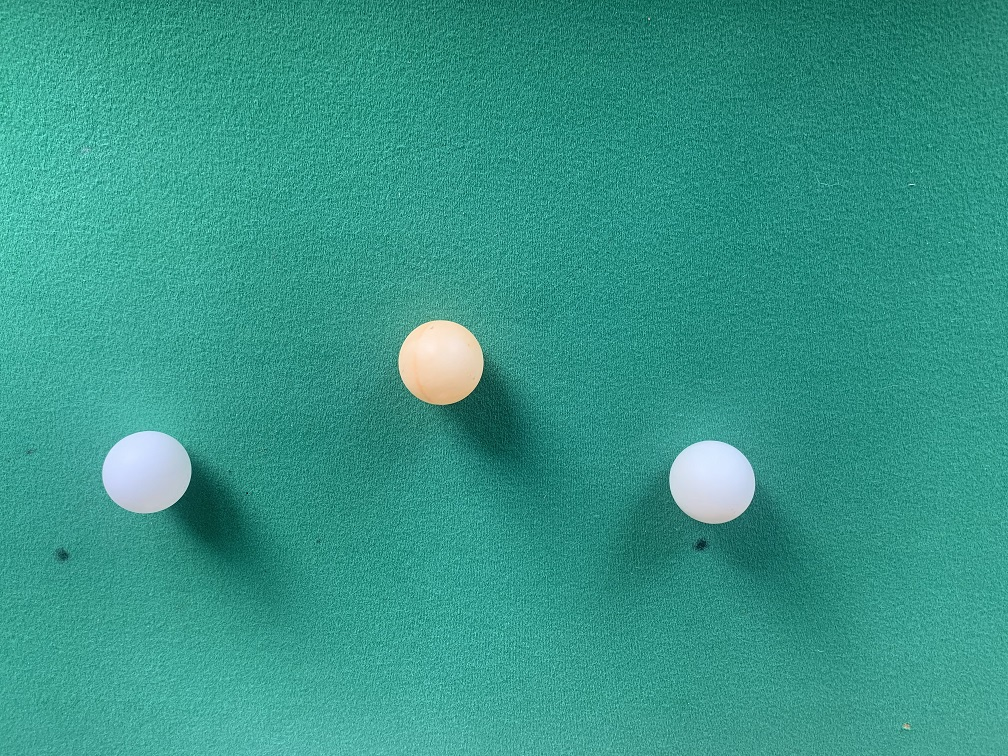
#> input picture Ball5.jpg, 1008 x 756 px
$ python IncreaseLuminance.py
#> lines starting #> are read from the running program, lines starting #| are printed output that depends on the picture
# import the required library
import cv2

# read the input image
image = cv2.imread('Ball5.jpg')
#> image is the input picture: shape (756, 1008, 3); mean B, G, R 137.1, 151.4, 53.1
cv2.imshow('original', image)

# Greyscale the image
grey = cv2.cvtColor(image, cv2.COLOR_BGR2GRAY)
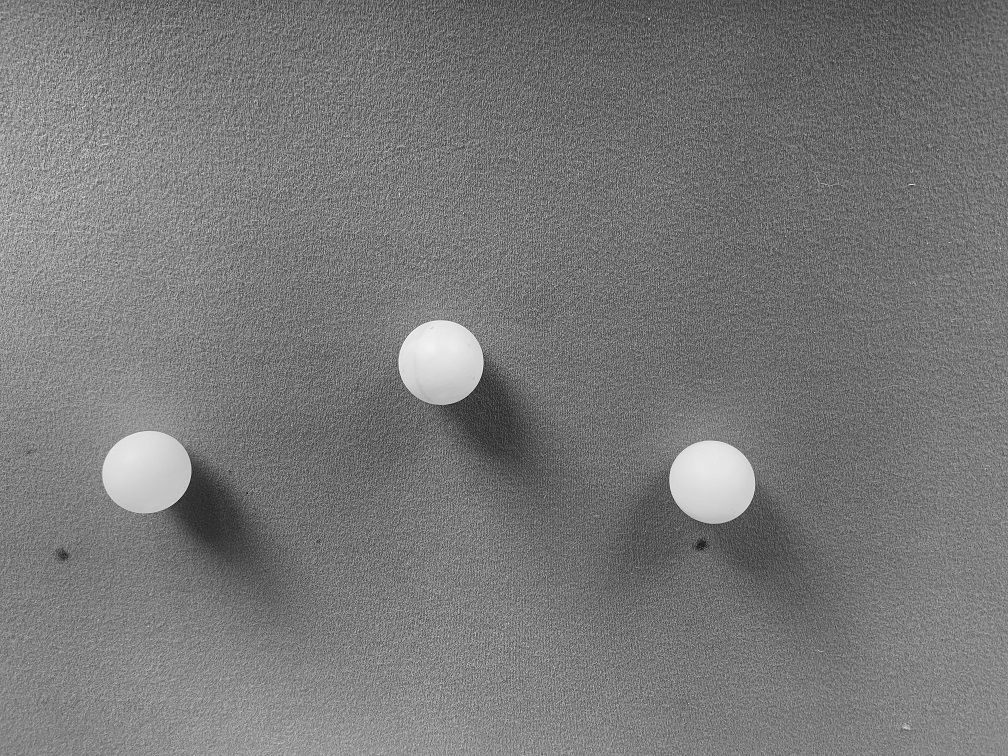
#> grey: shape (756, 1008); min 15, max 250, mean 120.4
# Gaussian blur the image
grey = cv2.GaussianBlur(grey, (11, 11), cv2.BORDER_DEFAULT)


# define the alpha and beta
alpha = 1 # Contrast control
beta = 5 # Brightness control

# call convertScaleAbs function
adjusted = cv2.convertScaleAbs(grey, alpha=alpha, beta=beta)

# display the output image
cv2.imshow('adjusted', adjusted)
cv2.waitKey()
cv2.destroyAllWindows()

$ run again, with Ball1.jpg copied over Ball5.jpg
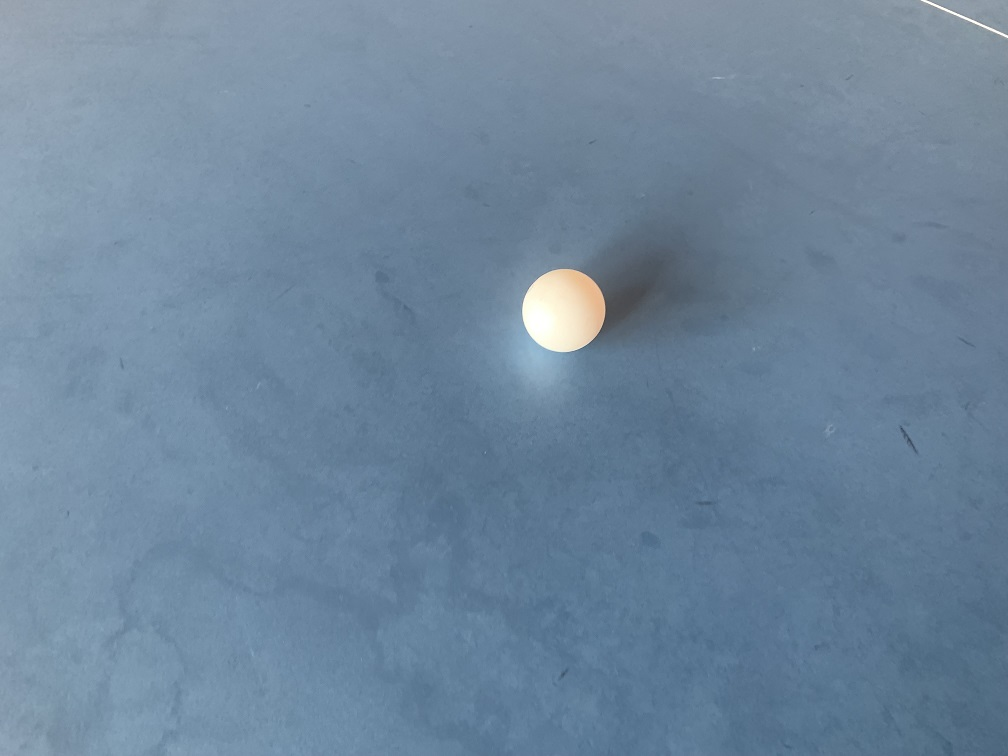
#> input picture Ball1.jpg, 1008 x 756 px
#> image is the input picture: shape (756, 1008, 3); mean B, G, R 156.3, 134, 110.4
#> `grey = cv2.cvtColor(image, cv2.COLOR_BGR2GRAY)`:
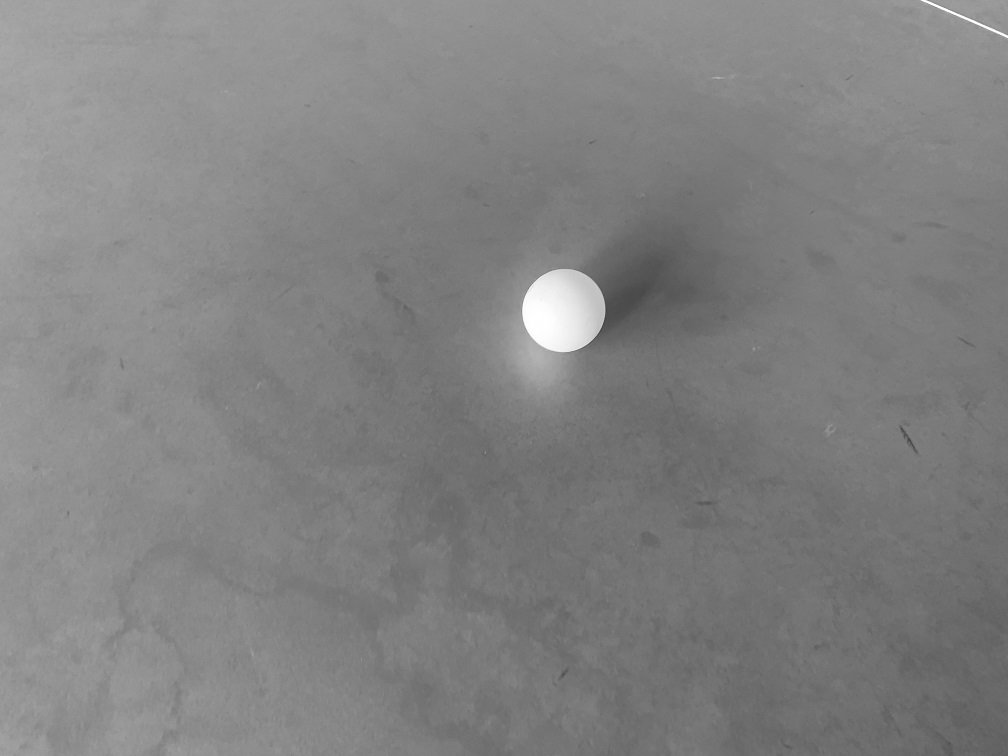
#> grey: shape (756, 1008); min 58, max 255, mean 129.5

$ run again, with Ball10.jpg copied over Ball5.jpg
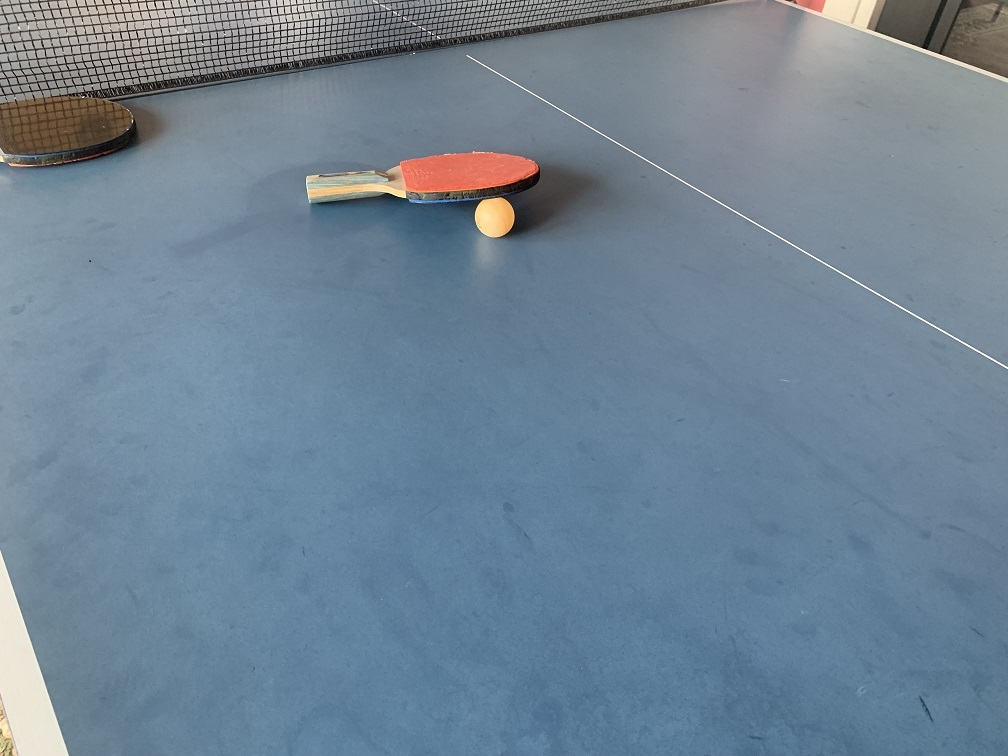
#> input picture Ball10.jpg, 1008 x 756 px
#> image is the input picture: shape (756, 1008, 3); mean B, G, R 148.6, 131.6, 111.9
#> `grey = cv2.cvtColor(image, cv2.COLOR_BGR2GRAY)`:
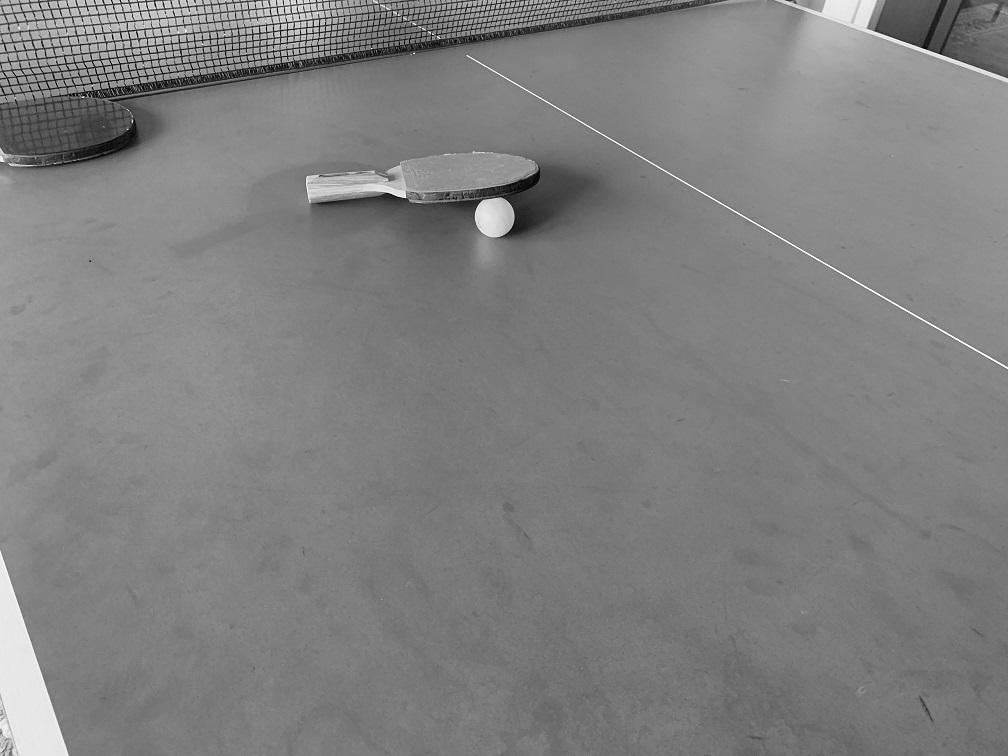
#> grey: shape (756, 1008); min 0, max 255, mean 127.6
#> `grey = cv2.GaussianBlur(grey, (11, 11), cv2.BORDER_DEFAULT)`:
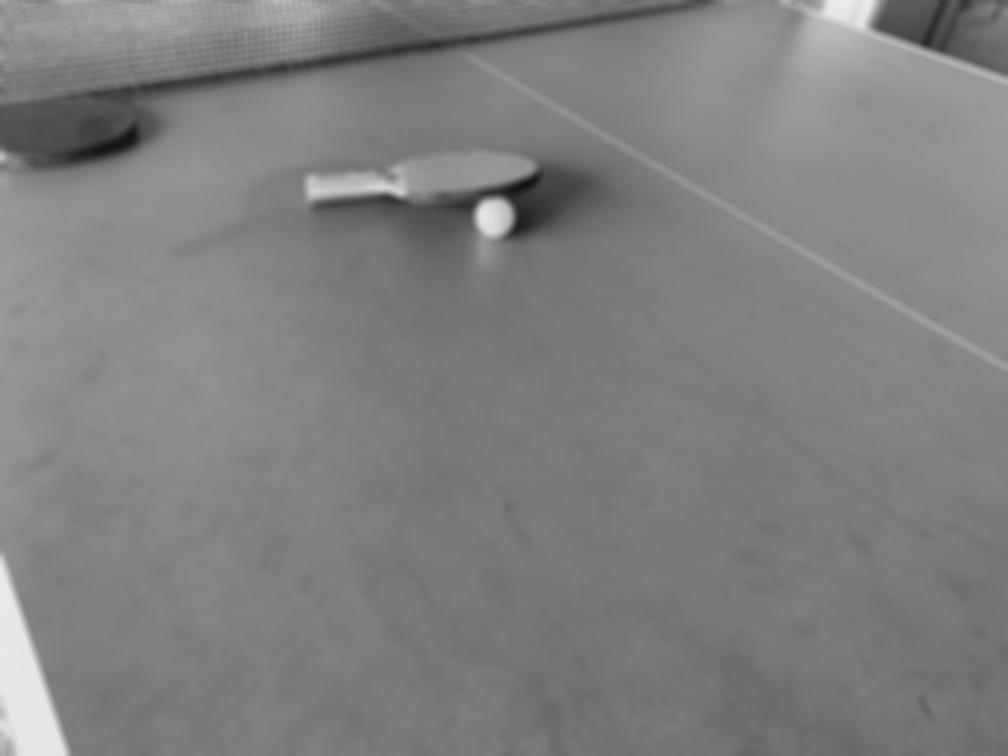
#> grey: shape (756, 1008); min 17, max 235, mean 127.6

$ run again, with Ball2.jpg copied over Ball5.jpg
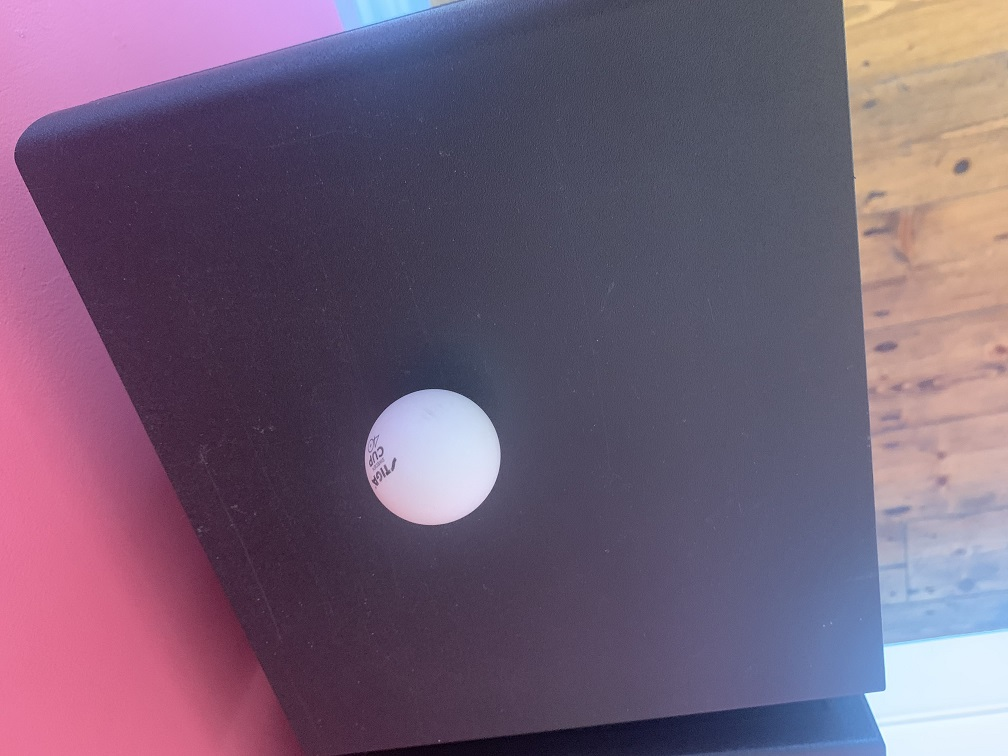
#> input picture Ball2.jpg, 1008 x 756 px
#> image is the input picture: shape (756, 1008, 3); mean B, G, R 118.4, 95.1, 116.1
#> `grey = cv2.cvtColor(image, cv2.COLOR_BGR2GRAY)`:
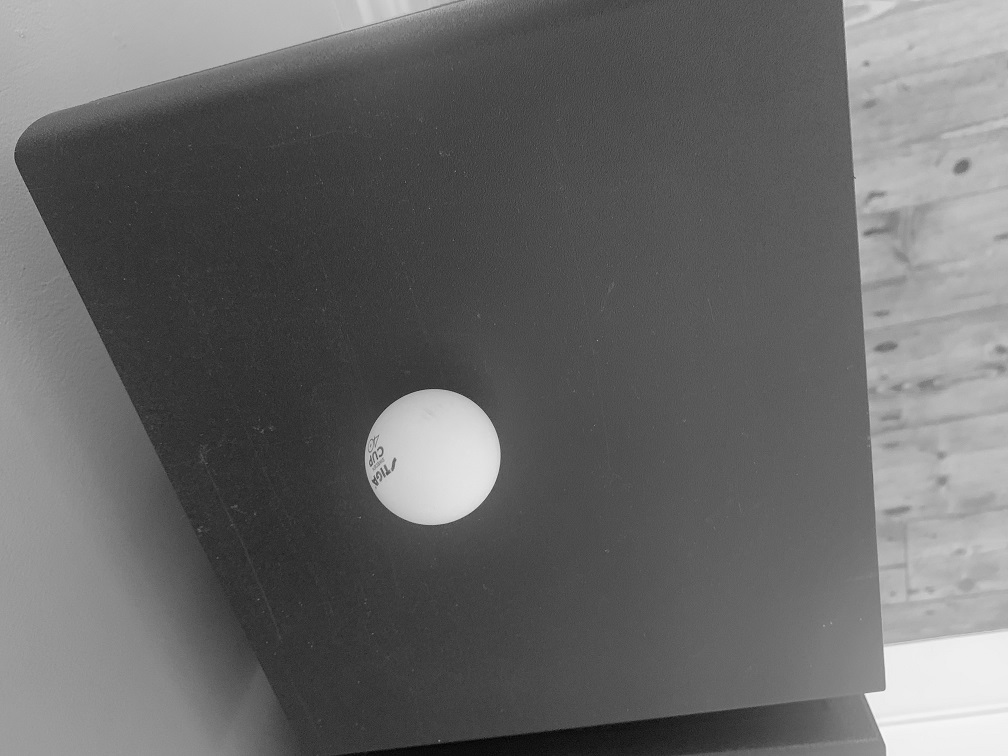
#> grey: shape (756, 1008); min 2, max 248, mean 104.1
